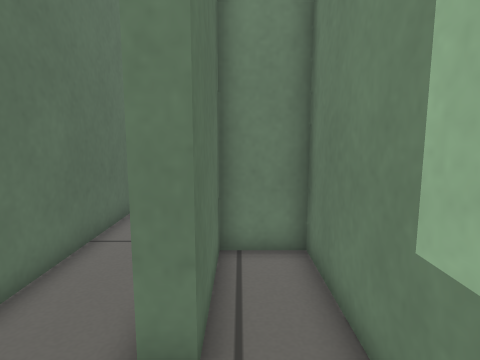
[1] (above)

23 first-person views from a walk through a Gazebo world. The camera is 0.59 m above the floor, tilts 8° down and sees 75° across. The floor is counted in squares, 0.2 m on a side. Each view is taken from the middle of a square. On the plan, view 1 faces up. The plan holds only what a view shows up to about 20 squares ahead; the rest is blank.

[2]
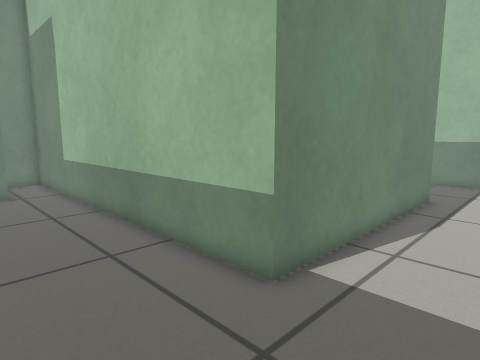

[3]
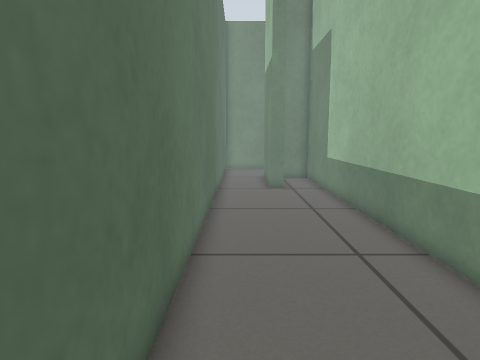

[4]
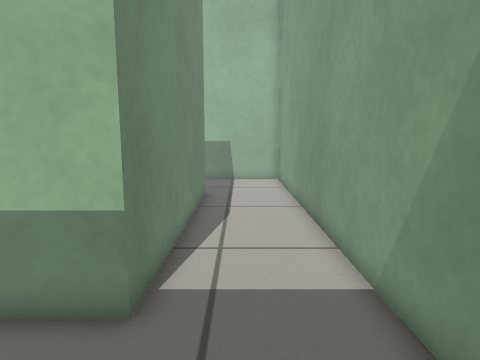

[5]
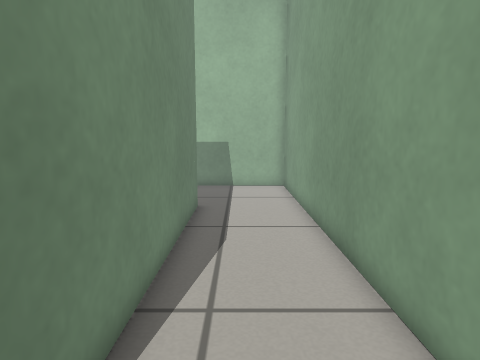

[6]
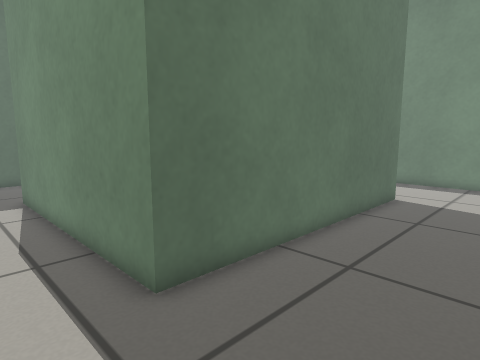

[7]
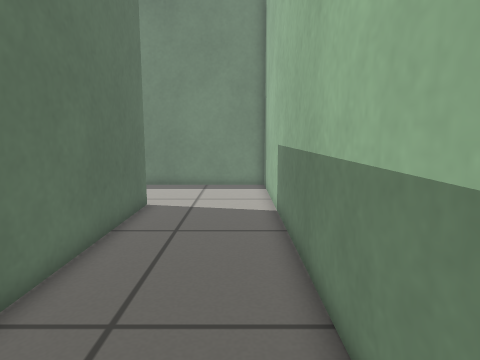

[8]
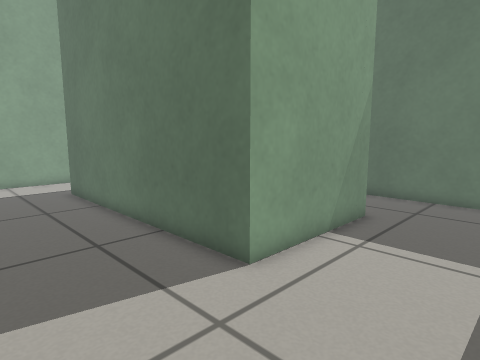

[9]
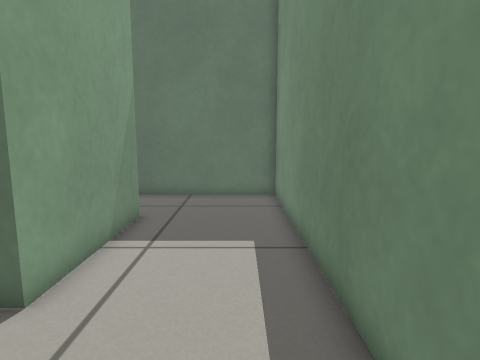

[10]
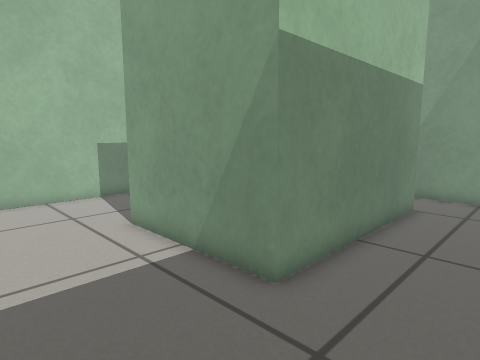

[11]
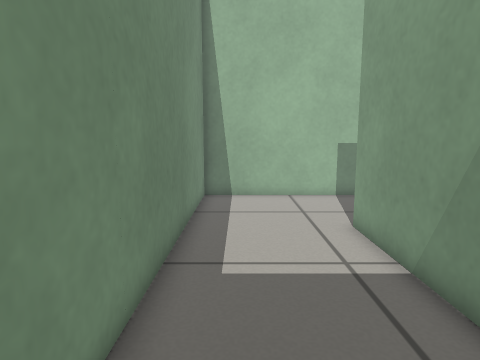

[12]
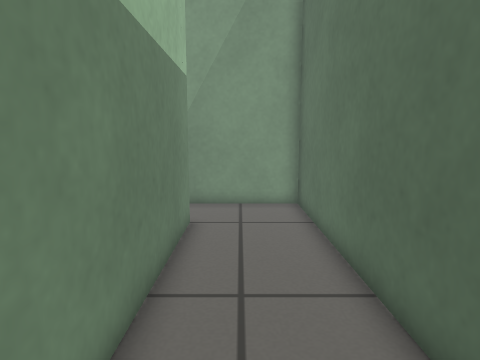

[13]
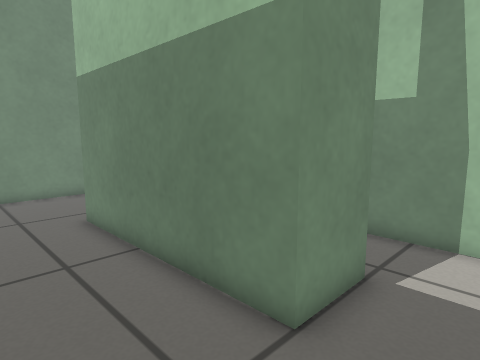

[14]
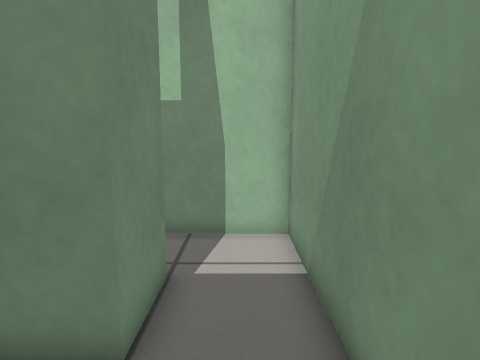

[15]
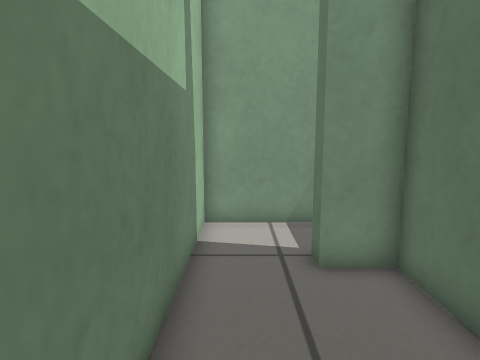

[16]
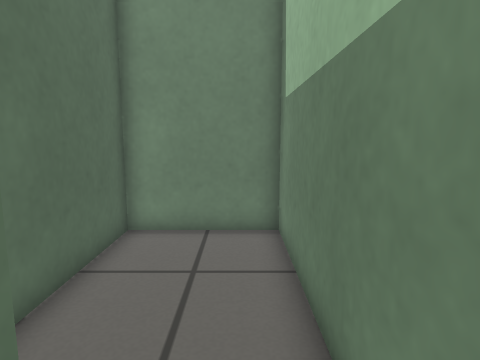

[17]
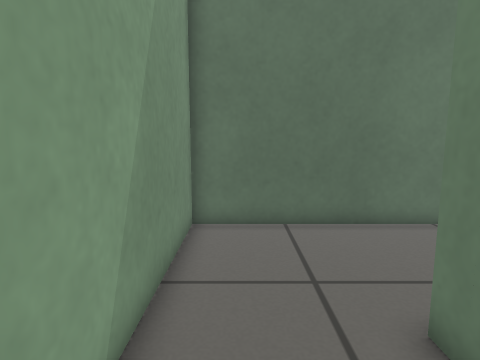

[18]
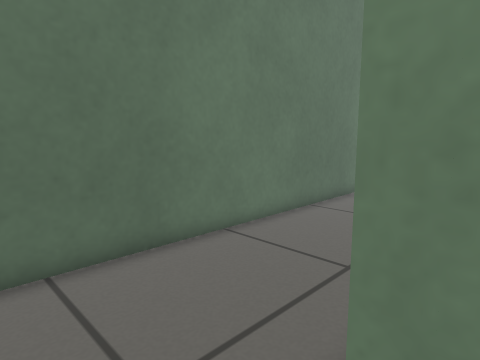

[19]
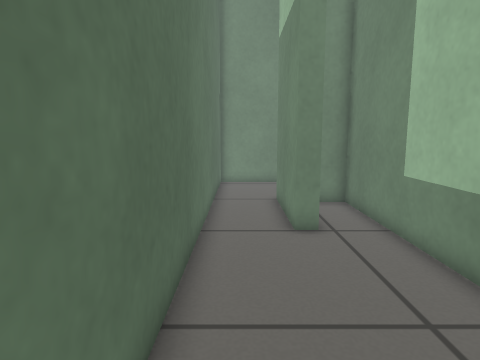

[20]
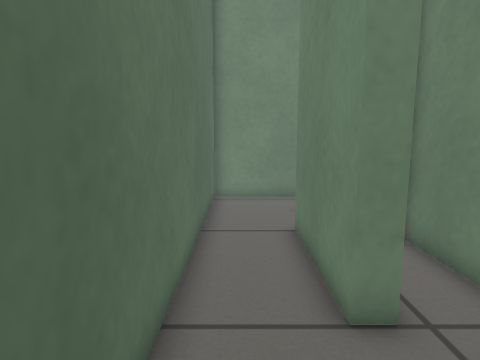

[21]
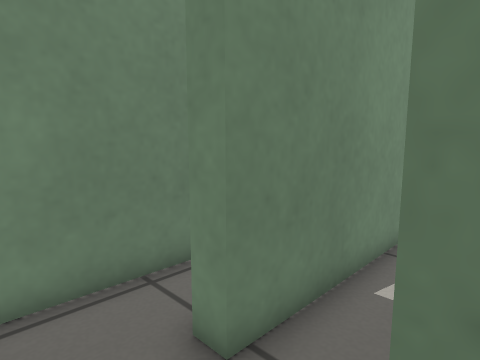

[22]
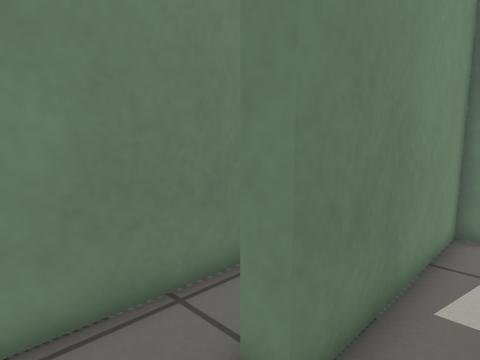

[23]
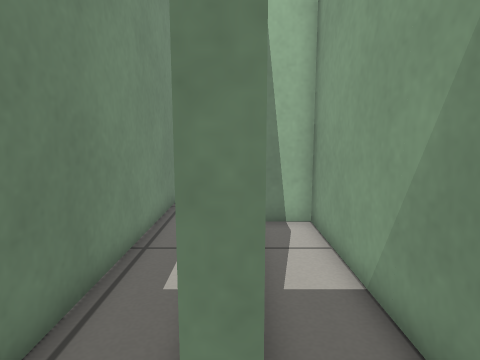

### Floor plan
Ten units are one square. View 1 is at (0, 0); x grows to the right and y downward. Boxes are objects, and circles mark ways between rooms. Rooms are numbered by the first view taken in them; rooms with no view inside come last. Other rooms are left out.
<svg viewBox="-47 -121 237 272">
<path fill="none" stroke="#000" d="M92 57 92 65 67 65 67 -23 130 -23 130 102 17 102 17 -78 -5 -78 -5 -35 -13 -35 -13 -86M-1 -85 75 -85 75 -108 -5 -108 -5 -116M-42 -114 -42 146 185 146 185 -78 25 -78 25 95 122 95 122 55M122 55 122 -15 75 -15 75 57 92 57"/>
<circle cx="105" cy="60" r="3" fill="#2a7"/>
<text x="60" y="30">1</text>
<text x="90" y="20">2</text>
</svg>
Room 1 opens to room 2.

Where each view was taken, in squares from view 1:
view 1: 0 up, 0 right, facing up
view 2: 14 down, 3 left, facing up-right
view 3: 14 down, 3 left, facing up
view 4: 12 down, 3 left, facing right
view 5: 12 down, 0 right, facing right
view 6: 13 down, 18 right, facing up-left
view 7: 11 down, 17 right, facing up
view 8: 7 up, 18 right, facing down-left
view 9: 6 up, 18 right, facing left
view 10: 7 up, 3 right, facing down-right
view 11: 6 up, 3 right, facing right
view 12: 4 up, 5 right, facing down
view 13: 9 down, 3 right, facing up-right
view 14: 8 down, 3 right, facing right
view 15: 1 up, 11 right, facing down
view 16: 8 down, 11 right, facing up
view 17: 13 down, 6 right, facing left
view 18: 13 down, 3 right, facing up-left
view 19: 6 down, 3 left, facing up
view 20: 1 down, 3 left, facing up
view 21: 8 up, 3 left, facing up-right
view 22: 9 up, 3 left, facing up-right
view 23: 11 up, 3 left, facing right
